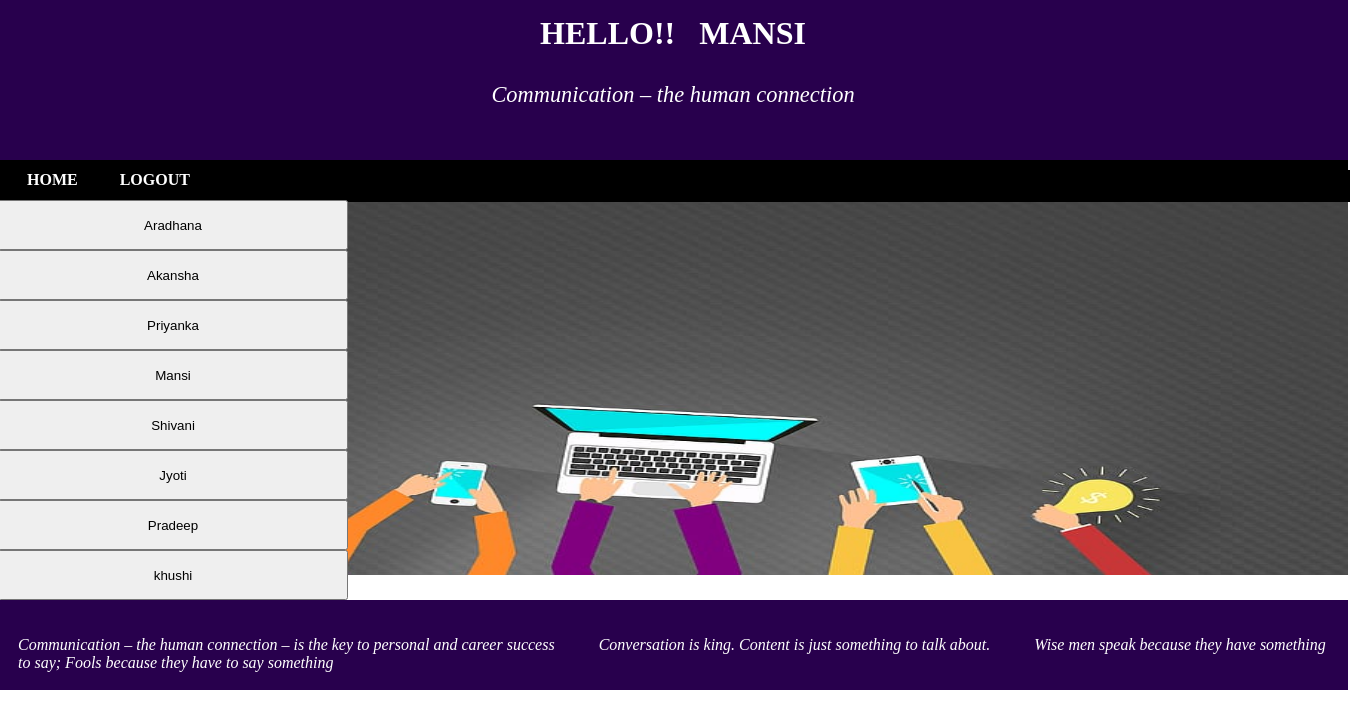
/ (signed in), run on the app's committed database.
### accounts/models.py (models this page shows, shortened)
class Profile(models.Model):
	user = models.OneToOneField(User, on_delete=models.CASCADE, null=True)
	address = models.CharField(max_length=30)
	mobile = models.CharField(max_length=13)
	gender = models.CharField(max_length=6)
	joined_date = models.DateTimeField(auto_now=True, auto_now_add=False, null=True)

### accounts/views.py (the view)
# urls.py: path(r'', func, name="home"),
def func(request):
	profiles = Profile.objects.all()
	return render(request,'accounts/index.html',{'profiles': profiles })

### templates/accounts/index.html (shortened to what this page needs)
<!doctype html>
<html lang="en">
  <head>
    {% load static %}
    <link rel="stylesheet" type="text/css" href="{% static 'accounts/index.css' %}">
  </head>
  <body>
  	<div id="wrapper"style="width: 1350px; margin-left: -10px;" >
  		<div id="first" style="margin-top: -200px;width: 1350px;float: left;">
  			<div id="div11" style="margin-top: 15px;">
				{% if user.is_authenticated %}
				<h1 >HELLO!!  &nbsp;   {{ user.first_name}} </h1>
				<p style="margin-top: 30px;font-size: 1.4em"><i>Communication – the human connection</i></p>
				{% else %}
				<h1 >Secure Communication Using Quantum Key Distribution</h1>
				<p style="margin-top: 30px;font-size: 1.4em"><i>Communication – the human connection</i></p>
				{% endif %}
  			</div>
  			</div>
  		<div id="menu" style="height: 50px;background-color: black;float: left;margin-top: -50px;width: 1350px;">
 		<div id="menu4" style="margin-top: 20px;background-color: black; width: 1350px">
			<ul>
			<li><a href="{% url 'home' %}">HOME</a></li>
			{% if user.is_authenticated %}
			<li><a href="{% url 'accounts:logout' %}">LOGOUT</a></li>
			{% else %}
			<li><a href="{% url 'accounts:login' %}">LOGIN</a></li>
			{% endif %}
			</ul>
 		</div>
 		</div>
		<div id = "div21" style="margin-top:200px; width: 1350px;">
		<div id = "content" style="margin-right:100px;min-height:360px;height:auto; width: 200px;  margin-top: 100px;">
			<center>
			{% if user.is_authenticated %}
			<table>
			{% for i in profiles %}
			<a href="{% url 'accounts:chat' user.id i.id%}">
			<button style="width:350px; height: 50px;">
			{{i.user}} </button>
			</a><br/>
			{% endfor %}
			</table>
			{% endif %}
			</center>
		</div>
		</div>
			<div id="footer" style="margin-top: 0px; width:1310px;">
			<p><i><marquee>
			Communication – the human connection – is the key to personal and career success
			&nbsp;&nbsp;&nbsp;&nbsp;&nbsp;&nbsp;&nbsp;&nbsp;&nbsp;
			Conversation is king. Content is just something to talk about.
			&nbsp;&nbsp;&nbsp;&nbsp;&nbsp;&nbsp;&nbsp;&nbsp;&nbsp;
			<h7>Wise men speak because they have something to say; Fools because they have to say something</h7></i></marquee></p>
			</div>
  	</div>
  	</body>
</html>

### accounts/static/accounts/index.css (style rules this page uses)
* { margin-top: 0px; padding: 0px; }
#div21 { background-image: url("/media/accounts/images/com.jpg"); background-repeat: no-repeat; background-size: 1350px 375px; }
#wrapper { margin-top: 0px; height: auto; width: 1000px; }
#first { position: absolute; height: 160px; width: 1000px; background-color: #28004d; text-align: center; color: white; }
#menu { height: 60px; width: 100%; }
#menu4 { height:30px; border:1px solid black; width:1000px; margin-top: 20px; }
#menu4 ul { list-style-type:none; }
#menu4 ul li { display:inline; padding:10px; margin-left:18px; margin-top: 15px; }
#menu4 ul li a { color:white; text-decoration:none; font-weight:bold; }
#footer { height: 50px; width: 1350px; background-color: #28004d; position: absolute; margin-bottom: : 0px; font-family: Times new roman; color: #ffffff; padding: 20px; }

### data on the page
Profile: user "Aradhana"
Profile: user "Akansha"
Profile: user "Priyanka"
Profile: user "Mansi"
Profile: user "Shivani"
Profile: user "Jyoti"
Profile: user "Pradeep"
Profile: user "khushi"

### other printed values
{{ user.first_name }} "MANSI"
